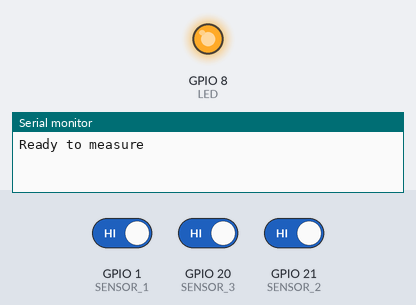
Recording of a sketch running on a simulated ESP32-S3. Parts: output pins drawn as LEDs (lit = HIGH), the last lines printed to the serial monitor. The test bench sets the inputs (shaded band); at power-on: GPIO 1 (SENSOR_1) HIGH, GPIO 20 (SENSOR_3) HIGH, GPIO 21 (SENSOR_2) HIGH. Nothing arrives over Bluetooth unless stated; a phone connects over Bluetooth LE 3 s after start.

Above: at 1.2 s.
1.3 s: GPIO 1 (SENSOR_1) driven LOW
At 2.3 s:
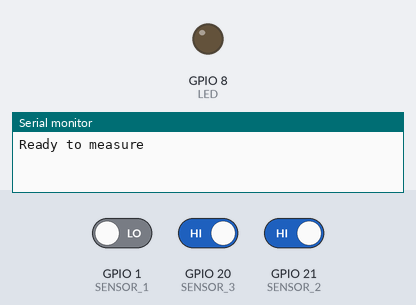
2.8 s: GPIO 20 (SENSOR_3) driven LOW
At 3.5 s:
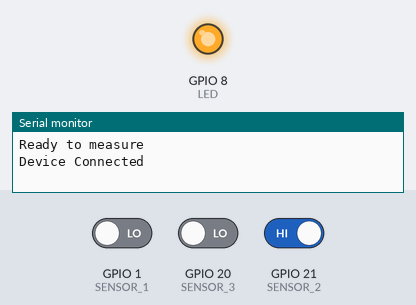
4.5 s: GPIO 21 (SENSOR_2) driven LOW
At 4.8 s:
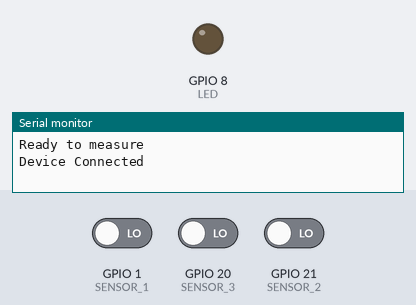
6.0 s: GPIO 1 (SENSOR_1) driven HIGH and GPIO 20 (SENSOR_3) driven HIGH and GPIO 21 (SENSOR_2) driven HIGH
At 6.5 s:
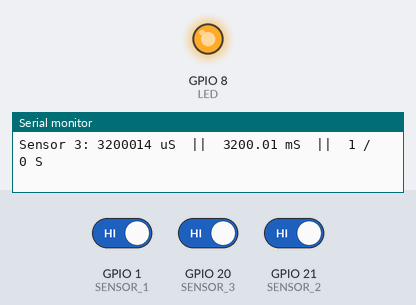
Timing chart, 0 to 8.5 s (numbered marks = the images above; inputs shaded):
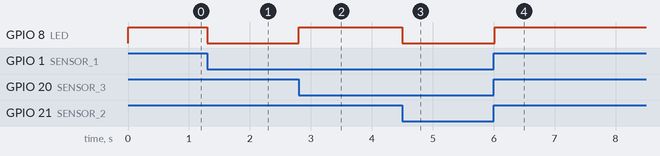

Measured:
- after the input at 1.3 s, GPIO 8 (LED): HIGH → LOW at once
- after the input at 2.8 s, GPIO 8 (LED): LOW → HIGH at once
- after the input at 4.5 s, GPIO 8 (LED): HIGH → LOW at once
- after the input at 6.0 s, GPIO 8 (LED): LOW → HIGH at once

The sketch:

shutter-tester.ino
```cpp
#define LED 8
#define SENSOR_1 1
#define SENSOR_2 21
#define SENSOR_3 20

#define VERSION "2.2.0"

// #define TEST_BLUETOOTH

#include <BLEDevice.h>
#include <BLEServer.h>
#include <BLEUtils.h>
#include <BLE2902.h>

typedef enum {
  WAIT_FOR_OPEN,
  WAIT_FOR_CLOSE,
  DONE
} sensor_state;

typedef enum {
  THREE_POINT,
  SINGLE_POINT
} sensor_mode;

sensor_state sensor1_state = WAIT_FOR_OPEN;
sensor_state sensor2_state = WAIT_FOR_OPEN;
sensor_state sensor3_state = WAIT_FOR_OPEN;
long sensor1_open_time;
long sensor1_close_time;
long sensor2_open_time;
long sensor2_close_time;
long sensor3_open_time;
long sensor3_close_time;
sensor_mode mode = THREE_POINT;

BLEServer *pServer = NULL;
BLECharacteristic *pSensorCharacteristic = NULL;
BLECharacteristic *pModeCharacteristic = NULL;
bool deviceConnected = false;
bool oldDeviceConnected = false;
char message[128];
long i = 0;

#define SERVICE_UUID "42de79f1-7248-4c9b-9279-96509b8a9f5c"
#define SENSOR_CHARACTERISTIC_UUID "42de79f1-7248-4c9b-9279-96509b8a9f5d"
#define MODE_CHARACTERISTIC_UUID "42de79f1-7248-4c9b-9279-96509b8a9f5e"
#define DEVICE_NAME "ShutterTester"

class MyServerCallbacks : public BLEServerCallbacks {
  void onConnect(BLEServer *pServer) {
    deviceConnected = true;
  };

  void onDisconnect(BLEServer *pServer) {
    deviceConnected = false;
  }
};

class ModeCharacteristicCallbacks : public BLECharacteristicCallbacks {
  void onWrite(BLECharacteristic *pModeCharacteristic) {
    String value = pModeCharacteristic->getValue();
    if (value.length() > 0) {
      int newMode = static_cast<int>(value[0]);
      if (newMode == 1) {
        Serial.print("Setting mode to single point");
        mode = SINGLE_POINT;
      } else if (newMode == 2) {
        Serial.print("Setting mode to three point");
        mode = THREE_POINT;
      }
    }
  }
};

void IRAM_ATTR sensor1_isr() {
  if (!digitalRead(SENSOR_1)) {
    sensor1_open_time = micros();
    sensor1_state = WAIT_FOR_CLOSE;
  } else {
    sensor1_close_time = micros();
    sensor1_state = DONE;
  }
}

void IRAM_ATTR sensor2_isr() {
  if (!digitalRead(SENSOR_2)) {
    sensor2_open_time = micros();
    sensor2_state = WAIT_FOR_CLOSE;
  } else {
    sensor2_close_time = micros();
    sensor2_state = DONE;
  }
}

void IRAM_ATTR sensor3_isr() {
  if (!digitalRead(SENSOR_3)) {
    sensor3_open_time = micros();
    sensor3_state = WAIT_FOR_CLOSE;
  } else {
    sensor3_close_time = micros();
    sensor3_state = DONE;
  }
}

void print_shutter_timing(long t1, long t2, long t3) {
  long s1t1 = t2 - t1;
  long s1t2 = t3 - t2;
  Serial.print(" 1-2: ");
  Serial.print(s1t1);
  Serial.print(" uS || 2-3: ");
  Serial.print(s1t2);
  Serial.println(" uS");
}

void print_exposure_timing(long open_time, long close_time) {
  long interval = close_time - open_time;
  Serial.print(interval);
  Serial.print(" uS  ||  ");

  float milliseconds = interval / 1000.0;

  Serial.print(milliseconds);
  Serial.print(" mS  ||  ");

  float seconds = interval / 1000000.0;
  long inverse = 1 / seconds;

  Serial.print("1 / ");
  Serial.print(inverse);
  Serial.println(" S");
}

void print_three_point_summary(long s1_open_time,
                               long s1_close_time,
                               long s2_open_time,
                               long s2_close_time,
                               long s3_open_time,
                               long s3_close_time) {
  // Print shutter timings
  Serial.println("\r\nShutter timing");
  Serial.print("Shutter 1: ");
  print_shutter_timing(s1_open_time, s2_open_time, s3_open_time);

  Serial.print("Shutter 2: ");
  print_shutter_timing(s1_close_time, s2_close_time, s3_close_time);

  // Print sensor timings
  Serial.println("\r\nExposure timing");
  Serial.print("Sensor 1: ");
  print_exposure_timing(s1_open_time, s1_close_time);
  Serial.print("Sensor 2: ");
  print_exposure_timing(s2_open_time, s2_close_time);
  Serial.print("Sensor 3: ");
  print_exposure_timing(s3_open_time, s3_close_time);
}

void print_single_point_summary(long s2_open_time, long s2_close_time) {
  Serial.println("\r\nExposure timing");
  print_exposure_timing(s2_open_time, s2_close_time);
}

void setupBluetooth() {
  BLEDevice::init(DEVICE_NAME);

  pServer = BLEDevice::createServer();
  pServer->setCallbacks(new MyServerCallbacks());

  // Create the BLE Service
  BLEService *pService = pServer->createService(SERVICE_UUID);

  // Create a BLE Characteristic
  pSensorCharacteristic = pService->createCharacteristic(
    SENSOR_CHARACTERISTIC_UUID,
    BLECharacteristic::PROPERTY_READ | BLECharacteristic::PROPERTY_WRITE | BLECharacteristic::PROPERTY_NOTIFY | BLECharacteristic::PROPERTY_INDICATE);

  // Create the mode Characteristic
  pModeCharacteristic = pService->createCharacteristic(
    MODE_CHARACTERISTIC_UUID,
    BLECharacteristic::PROPERTY_WRITE);

  pModeCharacteristic->setCallbacks(new ModeCharacteristicCallbacks());

  // Create a BLE Descriptor
  pSensorCharacteristic->addDescriptor(new BLE2902());
  pModeCharacteristic->addDescriptor(new BLE2902());

  // Start the service
  pService->start();

  // Start advertising
  BLEAdvertising *pAdvertising = BLEDevice::getAdvertising();
  pAdvertising->addServiceUUID(SERVICE_UUID);
  pAdvertising->setScanResponse(false);
  pAdvertising->setMinPreferred(0x0);
  BLEDevice::startAdvertising();
}

void setup() {
  Serial.begin(115200);
  Serial.println("");
  Serial.println("Ready to measure");
  pinMode(LED, OUTPUT);
  pinMode(SENSOR_1, INPUT);
  pinMode(SENSOR_2, INPUT);
  pinMode(SENSOR_3, INPUT);
  attachInterrupt(SENSOR_1, sensor1_isr, CHANGE);
  attachInterrupt(SENSOR_2, sensor2_isr, CHANGE);
  attachInterrupt(SENSOR_3, sensor3_isr, CHANGE);

  setupBluetooth();
}

bool ready() {
  return (mode == THREE_POINT && sensor1_state == DONE && sensor2_state == DONE && sensor3_state == DONE) || (mode == SINGLE_POINT && sensor2_state == DONE);
}

void three_point_output() {
  if (sensor1_open_time < sensor3_open_time) {
    print_three_point_summary(sensor1_open_time,
                              sensor1_close_time,
                              sensor2_open_time,
                              sensor2_close_time,
                              sensor3_open_time,
                              sensor3_close_time);
  } else {
    print_three_point_summary(sensor3_open_time,
                              sensor3_close_time,
                              sensor2_open_time,
                              sensor2_close_time,
                              sensor1_open_time,
                              sensor1_close_time);
  }

  if (deviceConnected) {
    long minTime = min(sensor1_open_time, sensor3_open_time);
    sprintf(message, "{\"type\":\"three_point\",\"sensor1\":{\"open\":%ld,\"close\":%ld},\"sensor2\":{\"open\":%ld,\"close\":%ld},\"sensor3\":{\"open\":%ld,\"close\":%ld}}",
            sensor1_open_time - minTime,
            sensor1_close_time - minTime,
            sensor2_open_time - minTime,
            sensor2_close_time - minTime,
            sensor3_open_time - minTime,
            sensor3_close_time - minTime);

    pSensorCharacteristic->setValue(message);
    pSensorCharacteristic->notify();
  }
}

char *getMode() {
  if (mode == THREE_POINT) {
    return "three_point";
  } else if (mode == SINGLE_POINT) {
    return "single_point";
  }
}

void metadata_output() {
  if (deviceConnected) {
    long minTime = min(sensor1_open_time, sensor3_open_time);
    sprintf(message, "{\"type\":\"metadata\",\"mode\":\"%s\",\"version\":%s}", getMode(), VERSION);

    pSensorCharacteristic->setValue(message);
    pSensorCharacteristic->notify();
  }
}

void single_point_output() {
  print_single_point_summary(sensor2_open_time, sensor2_close_time);

  if (deviceConnected) {
    long minTime = min(sensor1_open_time, sensor3_open_time);
    sprintf(message, "{\"type\":\"single_point\",\"sensor2\":%ld}", sensor2_close_time - sensor2_open_time);

    pSensorCharacteristic->setValue(message);
    pSensorCharacteristic->notify();
  }
}

void loop() {
  if ((mode == THREE_POINT && (sensor1_state == sensor2_state == sensor3_state == WAIT_FOR_CLOSE)) || (mode == SINGLE_POINT && sensor2_state == WAIT_FOR_CLOSE)) {
    digitalWrite(LED, LOW);
  }else{
    digitalWrite(LED, HIGH);
  }

  if (ready()) {
    digitalWrite(LED, LOW);

    sensor1_state = WAIT_FOR_OPEN;
    sensor2_state = WAIT_FOR_OPEN;
    sensor3_state = WAIT_FOR_OPEN;

    if (mode == THREE_POINT) {
      three_point_output();
    } else if (mode == SINGLE_POINT) {
      single_point_output();
    }
  }

  // disconnecting
  if (!deviceConnected && oldDeviceConnected) {
    Serial.println("Device disconnected.");
    delay(1000);                  // give the bluetooth stack the chance to get things ready
    pServer->startAdvertising();  // restart advertising
    Serial.println("Start advertising");
    oldDeviceConnected = deviceConnected;
  }

  // connecting
  if (deviceConnected && !oldDeviceConnected) {
    oldDeviceConnected = deviceConnected;
    Serial.println("Device Connected");
    metadata_output();
  }

#ifdef TEST_BLUETOOTH
  if (millis() % 5000 == 0) {
    i++;
    if (deviceConnected) {
      Serial.println("Sending measurements");
      sensor1_open_time = 0 + i;
      sensor1_close_time = 11111 + i;
      sensor2_open_time = 33333 + i;
      sensor2_close_time = 44444 + i;
      sensor3_open_time = 77777 + i;
      sensor3_close_time = 88888 + i;

      sensor1_state = DONE;
      sensor2_state = DONE;
      sensor3_state = DONE;
    }
  }
#endif
}
```
